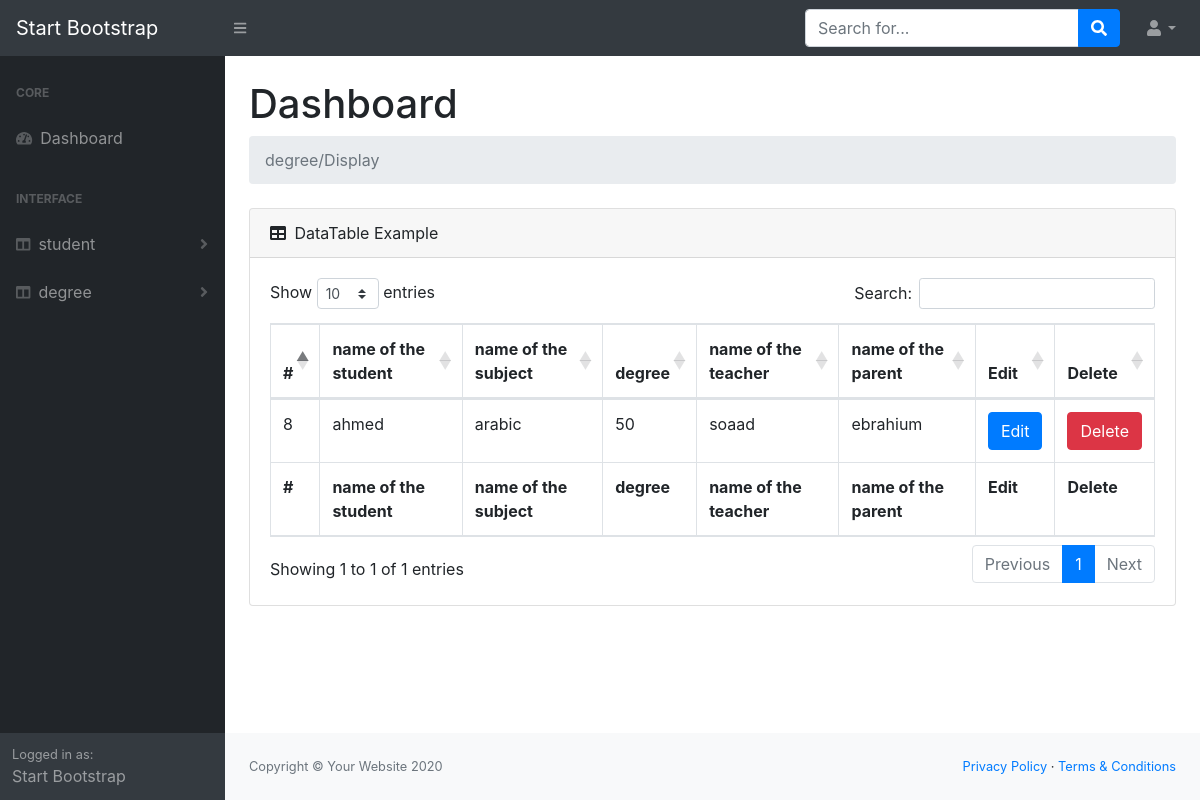
Page /schoolSystem/dashBoard/degree/index.php (signed in) on the committed database.
### tables this page shows
CREATE TABLE `degree` (
  `DegreeId` int(10) NOT NULL,
  `StudentId` int(10) NOT NULL,
  `SubjectId` int(10) NOT NULL,
  `degree` int(50) NOT NULL,
  `TeacherId` int(10) NOT NULL,
  `ParentId` int(10) NOT NULL
);

CREATE TABLE `student` (
  `StudentId` int(10) NOT NULL,
  `Name` text NOT NULL,
  `BirthDate` date NOT NULL,
  `Email` text NOT NULL,
  `Password` text NOT NULL,
  `Grade` text NOT NULL,
  `phone` varchar(14) NOT NULL,
  `ClassId` int(10) NOT NULL,
  `ParentId` int(10) NOT NULL,
  `AdminId` int(10) NOT NULL
);

CREATE TABLE `subject` (
  `SubjectId` int(10) NOT NULL,
  `Title` text NOT NULL,
  `Content` text NOT NULL,
  `Image` text NOT NULL,
  `AdminId` int(10) NOT NULL,
  `ClassId` int(10) NOT NULL
);

CREATE TABLE `teacher` (
  `TeacherId` int(10) NOT NULL,
  `Name` text NOT NULL,
  `Email` text NOT NULL,
  `Password` text NOT NULL,
  `Phone` varchar(14) NOT NULL,
  `Image` text NOT NULL,
  `AdminId` int(10) NOT NULL,
  `SubjectId` int(10) NOT NULL
);

CREATE TABLE `parent` (
  `ParentId` int(10) NOT NULL,
  `Name` text NOT NULL,
  `Email` text NOT NULL,
  `Password` text NOT NULL,
  `phone` varchar(14) NOT NULL,
  `Admin` int(10) NOT NULL
);

### schoolSystem/dashBoard/degree/index.php (the view, shortened to what this page needs)
<?php
require '../helpers/functions.php';
$sql = "select * from degree";
$op  = DoQuery($sql);
$degreeData=mysqli_fetch_assoc($op);
$studentId=$degreeData['StudentId'];
$sql1="select Name from student where StudentId=$studentId";
$op1=DoQuery($sql1);
$studentName=mysqli_fetch_assoc($op1);
$subjectId=$degreeData['SubjectId'];
$sql2="select title from subject where SubjectId=$subjectId";
$op2=DoQuery($sql2);
$subjectName=mysqli_fetch_assoc($op2);
$sql3="select Name from teacher where TeacherId=teacherId";
$op3=DoQuery($sql3);
$teacherName=mysqli_fetch_assoc($op3);
$sql4="select Name from parent where ParentId=parentId";
$op4=DoQuery($sql4);
$parentName=mysqli_fetch_assoc($op4);
require '../layouts/header.php';
require '../layouts/nav.php';
require '../layouts/sidNav.php';
?>
<main>
    <div class="container-fluid">
        <h1 class="mt-4">Dashboard</h1>
        <ol class="breadcrumb mb-4">
         </ol>
        <div class="card mb-4">
            <div class="card-header">
                <i class="fas fa-table mr-1"></i>
                DataTable Example
            </div>
            <div class="card-body">
                <div class="table-responsive">
                    <table class="table table-bordered" id="dataTable" width="100%" cellspacing="0">
                        <thead>
                            <tr>
                                <th>#</th>
                                <th>name of the student</th>
                                <th>name of the subject</th>
                                <th>degree</th>
                                <th>name of the teacher</th>
                                <th>name of the parent</th>
                                <th>Edit</th>
                                <th>Delete</th>
                        </thead>
                        <tfoot>
                        <tr>
                                <th>#</th>
                                <th>name of the student</th>
                                <th>name of the subject</th>
                                <th>degree</th>
                                <th>name of the teacher</th>
                                <th>name of the parent</th>
                                <th>Edit</th>
                                <th>Delete</th>
                            </tr>
                        </tfoot>
                        <tbody>
                        <?php while($data=mysqli_fetch_assoc($op)) {?>
                                <tr>
                                    <td><?php echo $data['DegreeId']?></td>
                                    <td><?php echo $studentName['Name'] ?></td>
                                    <td><?php echo $subjectName['title'] ?></td>
                                    <td><?php echo $data['degree'] ?></td>
                                    <td><?php echo $teacherName['Name'] ?></td>
                                   <td><?php echo $parentName['Name'] ?></td>
                                   <td> <a href='edit.php?id=<?php echo $data['DegreeId'];?>' class='btn btn-primary m-r-1em'>Edit</a> </td>
                                    <td> <a href='delete.php?id=<?php echo $data['DegreeId'];?>' class='btn btn-danger m-r-1em'>Delete</a> </td>
                                </tr>
                        <?php }?>
                        </tbody>
                    </table>
                </div>
            </div>
        </div>
    </div>
</main>
<?php
require '../layouts/footer.php';
?>

### rows in the picture
degree: DegreeId "8", StudentId.Name "ahmed", SubjectId.Title "arabic", degree "50", ParentId.Name "ebrahium"
teacher: Name "soaad"

### other values in the picture
$module "student"
$module "degree"
$message "degree/Display"
